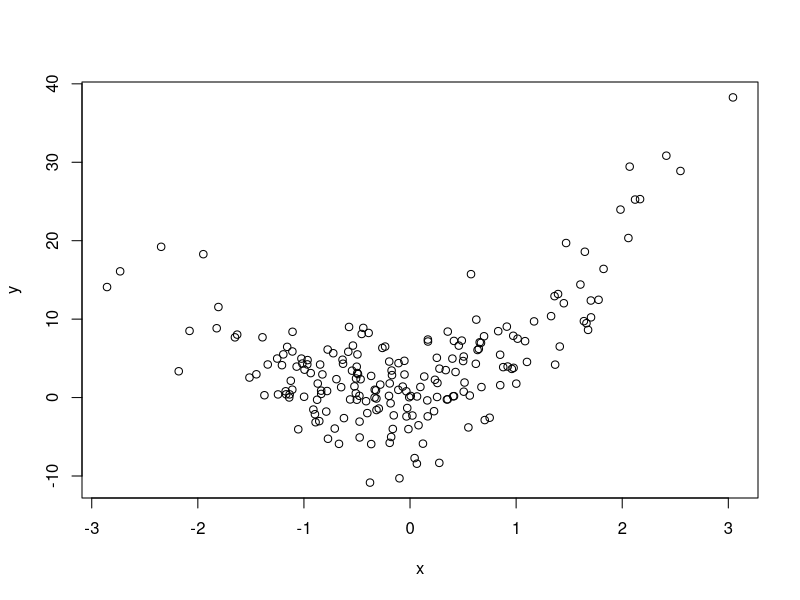
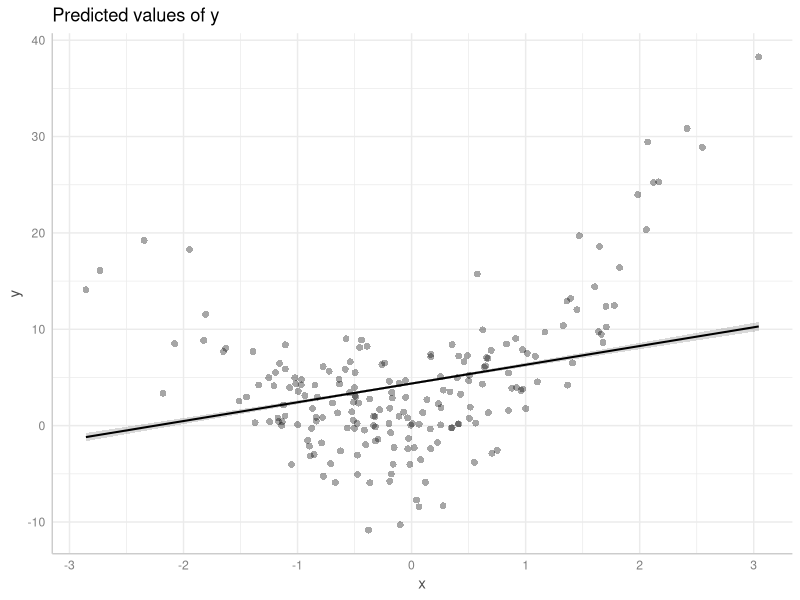
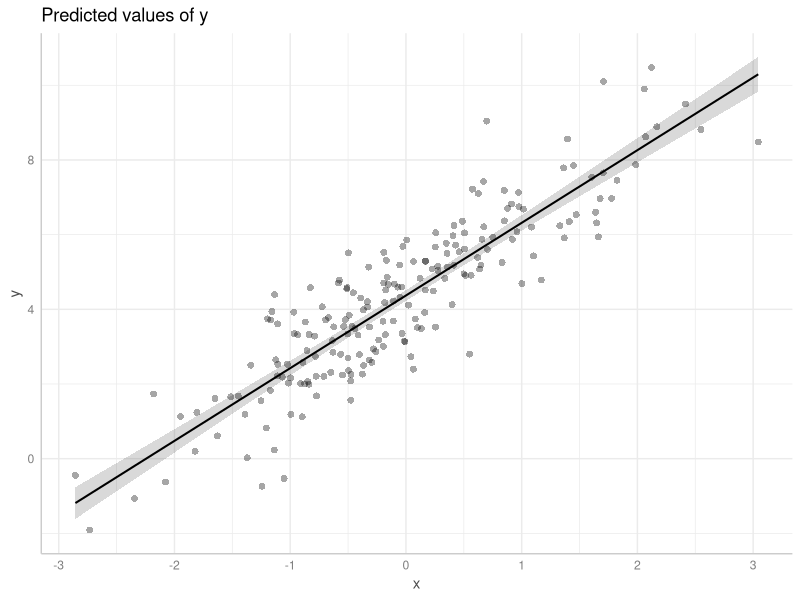
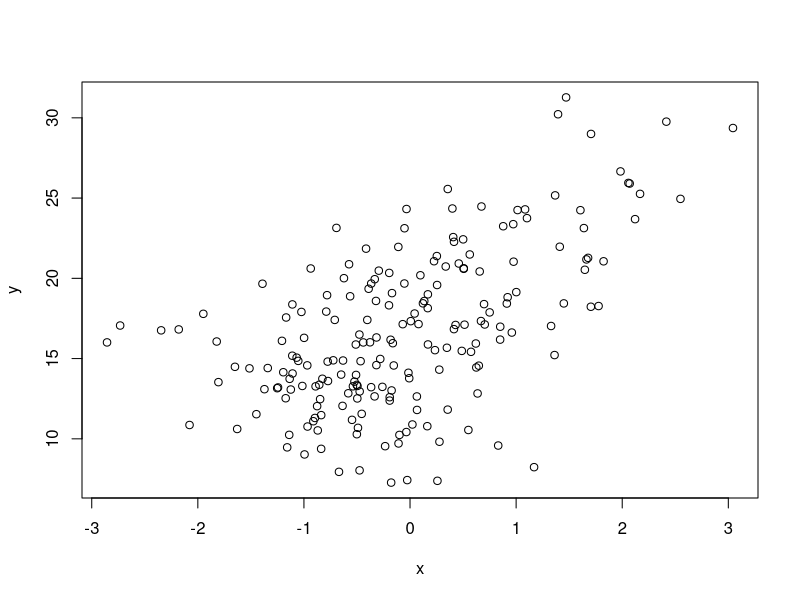
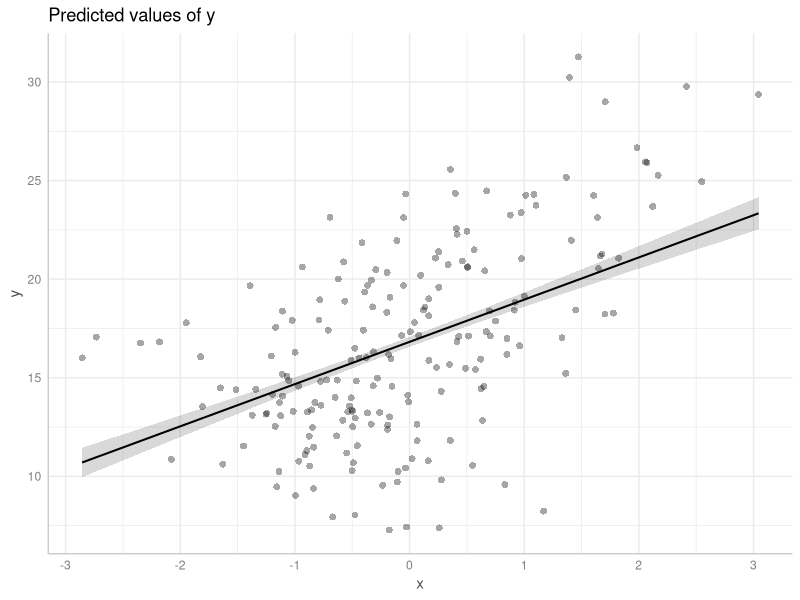
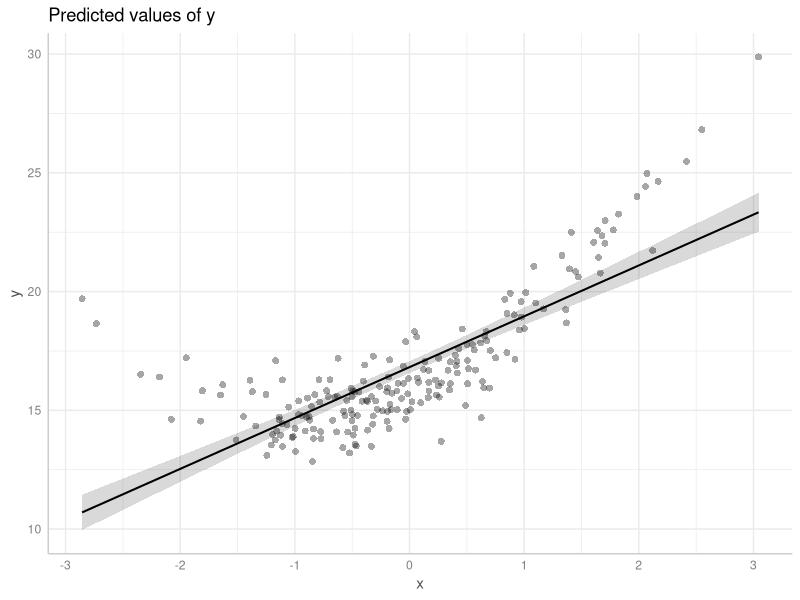

Reproduce these figures in R, in order.
library(ggeffects)
set.seed(1234)
x <- rnorm(200)

# Note that all the lines in the following plots are fitted values
# as the covariate x changes, where the other predictor in the model (z) is fixed at
# its mean


## Case 1
# quadratic relationship between x and z
z <- x^2 + rnorm(200)
# linear relationship between x and y
y <- 2 * x + 4 * z  + rnorm(200)

d <- data.frame(x, y, z)
m <- lm(y ~ x + z, data = d)

pr <- predict_response(m, "x [all]")
# Compare
plot(x, y)
plot(pr, show_data = TRUE) # y-coordinate of data points are actual values of y
plot(pr, show_residuals = TRUE) # y-coordinate of points are the data point's partial residual


# We fit a linear regression of y on predictors x and z
# The graph of counterfactual predictions where you are keeping z fixed
# and just varying x (this is what plot(pr) gives you) has to be a line
# because the regression model is linear in x.
# OTOH, the scatter plot of y versus x is quadratic in x because y is linear in z and z is quadratic in x
# This discrepancy does not mean your model is wrong--on the contrary, model is correct:
# conditional on z, y is really linear in x!
# But if you plot(pr, show_data = TRUE), data points show marginal relationship
# (which is quadratic), and you might be led to believe there is a problem in letting x enter into your model
# linearly



## Case 2
# no relationship between x and z
z <- 4 + rnorm(200)
# quadratic relationship between x and y
y <- 2 * x + + x^2 + 4 * z  + rnorm(200)

d <- data.frame(x, y, z)
m <- lm(y ~ x + z, data = d)

pr <- predict_response(m, "x [all]")
# Compare
plot(x, y)
plot(pr, show_data = TRUE)
plot(pr, show_residuals = TRUE)

# In this case, plotting the counterfactual predictions alongside the actual data makes you think
# model is adequate but plotting partial residuals show you the poor fit


# Moral: To determine if a given covariate x_1 enters into the regression with
# the right functional form, simple scatter plot of y versus x_1 doesn't work
# You want to look at partial residual versus x_1
